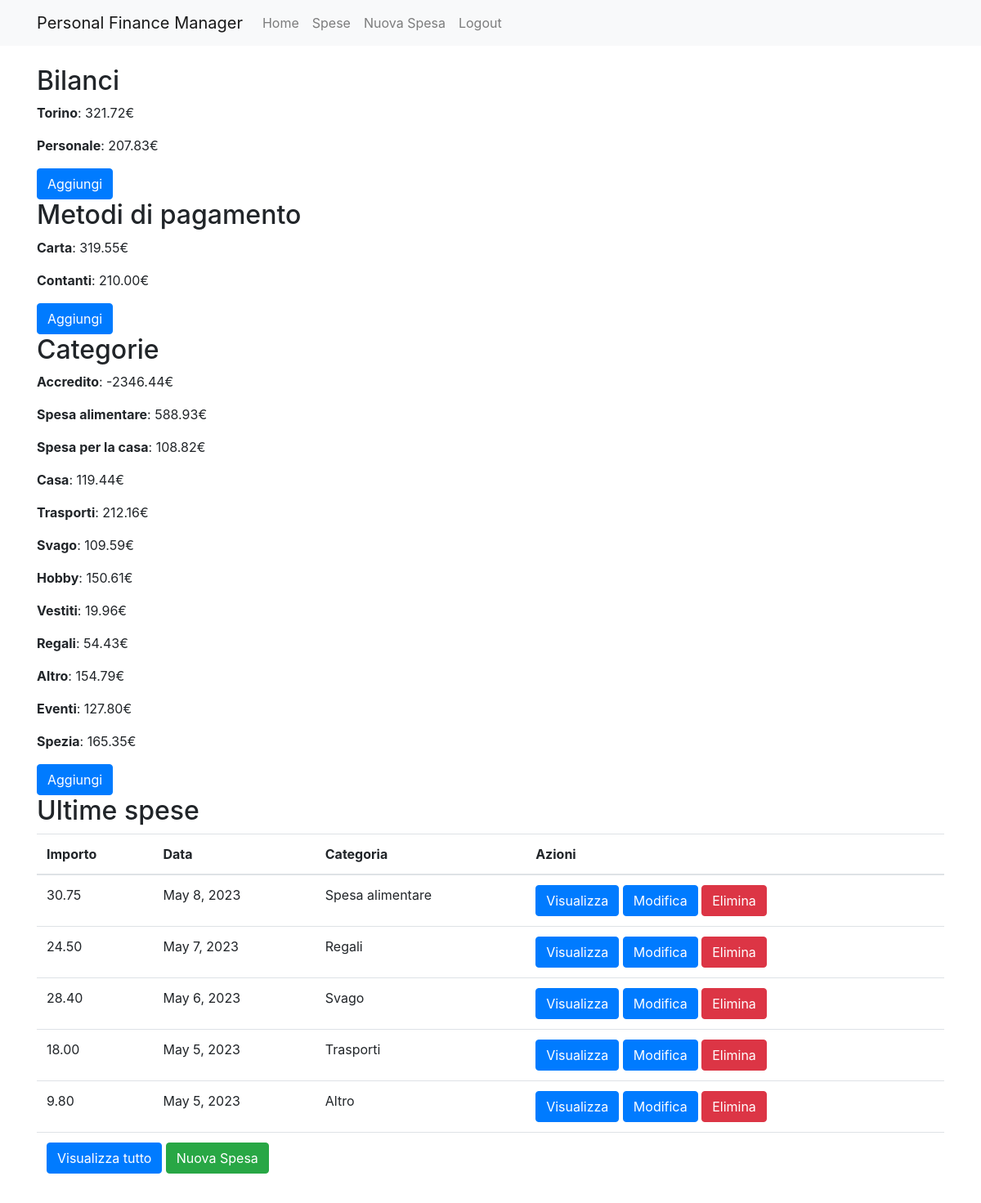
The app's page / (signed in), older data.
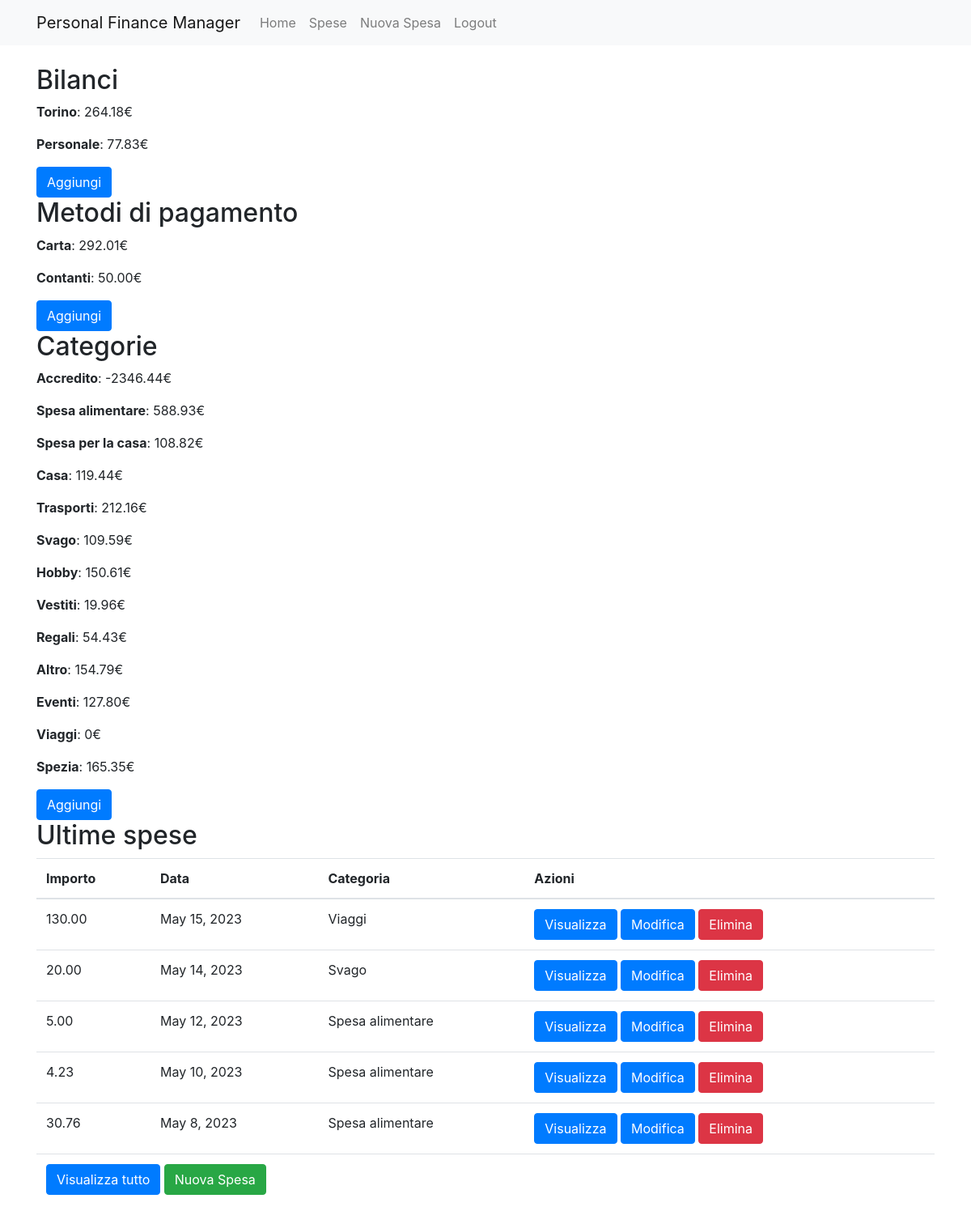
The same page, newer data.
### expenses/models.py (models this page shows, shortened)
class Balance(models.Model):
    user = models.ForeignKey(User, on_delete=models.CASCADE)
    name = models.CharField(max_length=200)
    def __str__(self):
        string = self.name
        string = string[0].upper() + string[1:]
        return string
    def calculate(self):
        balance = 0
        expenses = Expense.objects.filter(user=self.user, balance=self)
        for ex in expenses:
            balance -= ex.amount
        balance = str(balance)
        balance += '€'
        return balance

class Expense(models.Model):
    user = models.ForeignKey(User, on_delete=models.CASCADE)
    balance = models.ForeignKey(Balance, on_delete=models.CASCADE)
    payment_method = models.ForeignKey(Payment_Method, on_delete=models.CASCADE)
    amount = models.DecimalField(max_digits = 6, decimal_places=2)
    date = models.DateField()
    category = models.ForeignKey(Category, on_delete=models.CASCADE)
    description = models.CharField(max_length=200)

class Payment_Method(models.Model):
    user = models.ForeignKey(User, on_delete=models.CASCADE)
    name = models.CharField(max_length=200)
    def __str__(self):
        string = self.name
        string = string[0].upper() + string[1:]
        return string
    def calculate(self):
        balance = 0
        expenses = Expense.objects.filter(user=self.user, payment_method=self)
        for ex in expenses:
            balance -= ex.amount
        balance = str(balance)
        balance += '€'
        return balance

class Category(models.Model):
    user = models.ForeignKey(User, on_delete=models.CASCADE)
    name = models.CharField(max_length=200)
    def __str__(self):
        string = self.name
        string = string[0].upper() + string[1:]
        return string
    def calculate(self):
        balance = 0
        expenses = Expense.objects.filter(user=self.user, category=self)
        for ex in expenses:
            balance += ex.amount
        balance = str(balance)
        balance += '€'
        return balance

### expenses/views.py (the view)
# urls.py: path('', views.index, name='index'),
@login_required
def index(request):
    balances = Balance.objects.filter(user=request.user)
    payment_methods = Payment_Method.objects.filter(user=request.user)
    categories = Category.objects.filter(user=request.user) | Category.objects.filter(user=User.objects.get(id=1))
    expenses = Expense.objects.filter(user=request.user).order_by("-date")[:5]
    return render(request, 'index.html', {'balances': balances, 'payment_methods': payment_methods, 'expenses':expenses, 'categories':categories})

### expenses/templates/index.html (shortened to what this page needs)
{% extends 'base.html' %}
{% block content %}
  <h2>Bilanci</h2>
  {% for balance in balances %}
    <p><strong>{{ balance }}</strong>: {{ balance.calculate }}</p>
  {% empty %}
    <p>Nessun bilancio trovato</p>
  {% endfor %}
  <a href="{% url 'balance_new' %}" class="btn btn-primary">Aggiungi</a>
  <h2>Metodi di pagamento</h2>
  {% for pm in payment_methods %}
    <p><strong>{{ pm }}</strong>: {{ pm.calculate }}</p>
  {% empty %}
    <p>Nessun metodo di pagamento trovato</p>
  {% endfor %}
  <a href="{% url 'payment_method_new' %}" class="btn btn-primary">Aggiungi</a>
  <h2>Categorie</h2>
  {% for ct in categories %}
    <p><strong>{{ ct }}</strong>: {{ ct.calculate }}</p>
  {% empty %}
    <p>Nessuna categoria trovato</p>
  {% endfor %}
  <a href="{% url 'category_new' %}" class="btn btn-primary">Aggiungi</a>
  <h2>Ultime spese</h2>
  <table class="table">
    <thead>
      <tr>
        <th>Importo</th>
        <th>Data</th>
        <th>Categoria</th>
        <th>Azioni</th>
      </tr>
    </thead>
    <tbody>
      {% for expense in expenses %}
        <tr>
          <td>{{ expense.amount }}</td>
          <td>{{ expense.date }}</td>
          <td>{{ expense.category }}</td>
          <td>
            <a href="{% url 'expense_show' expense.pk %}" class="btn btn-primary">Visualizza</a>
            <a href="{% url 'expense_edit' expense.pk %}" class="btn btn-primary">Modifica</a>
            <a href="{% url 'expense_delete' expense.pk %}" class="btn btn-danger">Elimina</a>
          </td>
        </tr>
      {% empty %}
        <tr>
          <td colspan="4">Nessuna spesa trovata.</td>
        </tr>
      {% endfor %}
      <tr>
        <td colspan="4">
          <a href="{% url 'expenses_list' %}" class="btn btn-primary">Visualizza tutto</a>
          <a href="{% url 'expense_new' %}" class="btn btn-success">Nuova Spesa</a>
        </td>
      </tr>
    </tbody>
  </table>
{% endblock %}

Row changes from the older to the newer data that the page shows:
no longer on this page (row unchanged): Expense: amount "24.50", date "May 7, 2023", category "Regali"
no longer on this page (row unchanged): Expense: amount "28.40", date "May 6, 2023", category "Svago"
no longer on this page (row unchanged): Expense: amount "18.00", date "May 5, 2023", category "Trasporti"
no longer on this page (row unchanged): Expense: amount "9.80", date "May 5, 2023", category "Altro"
computed for Balance "Torino": calculate "321.72€" → "264.18€"
computed for Balance "Personale": calculate "207.83€" → "77.83€"
computed for Payment_Method "Carta": calculate "319.55€" → "292.01€"
changed through a linked row, Payment_Method "Contanti": calculate "210.00€" → "50.00€"
added Category: name "Viaggi", calculate "0€"
added Expense: amount "130.00", date "May 15, 2023", category "Viaggi"
added Expense: amount "20.00", date "May 14, 2023", category "Svago"
added Expense: amount "5.00", date "May 12, 2023", category "Spesa alimentare"
added Expense: amount "4.23", date "May 10, 2023", category "Spesa alimentare"
changed Expense "May 8, 2023": amount "30.75" → "30.76"
